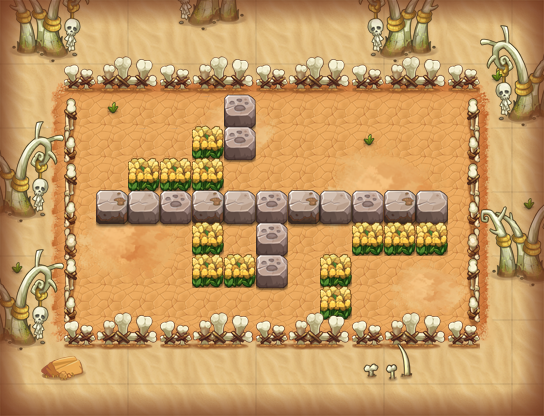

Tiled map render using the project's own tile images. Description and the map definition, with tile-layer contents summarised, below:
An orthogonal 17x13 tile map with 32x32 px tiles, 16 tile layers (PASS, 块层 16, 块层 14, 块层 15, ...) and 9 objects (6x TRAP, 2x jdsc1, PLAYER).

<map version="1.0" orientation="orthogonal" width="17" height="13" tilewidth="32" tileheight="32">
 <properties>
  <property name="DESTRY1" value="255" />
  <property name="DESTRY2" value="314" />
  <property name="DESTRY3" value="224" />
  <property name="DESTRY_COUNT" value="3" />
  <property name="EXP" value="245" />
  <property name="ITEM" value="D005" />
  <property name="MONEY" value="368" />
 </properties>
 <tileset firstgid="1" name="hmpy" tilewidth="32" tileheight="32">
  <image source="hmpy.png" width="500" height="1024" />
 </tileset>
 <layer name="PASS" width="17" height="13">
  <data>[221 cells, 173 non-empty, 10 distinct tile ids]</data>
 </layer>
 <layer name="块层 16" width="17" height="13">
  <data>[221 cells, 135 non-empty, 25 distinct tile ids]</data>
 </layer>
 <layer name="块层 14" width="17" height="13">
  <data>[221 cells, 88 non-empty, 36 distinct tile ids]</data>
 </layer>
 <layer name="块层 15" width="17" height="13">
  <data>[221 cells, 16 non-empty, 8 distinct tile ids]</data>
 </layer>
 <layer name="块层 4" width="17" height="13">
  <data>[221 cells, 21 non-empty, 5 distinct tile ids]</data>
 </layer>
 <layer name="块层 3" width="17" height="13">
  <data>[221 cells, 57 non-empty, 12 distinct tile ids]</data>
 </layer>
 <layer name="块层 5" width="17" height="13">
  <data>[221 cells, 64 non-empty, 22 distinct tile ids]</data>
 </layer>
 <layer name="块层 2" width="17" height="13">
  <data>[221 cells, 104 non-empty, 6 distinct tile ids]</data>
 </layer>
 <layer name="SHELTER 9" width="17" height="13">
  <data>[221 cells, 11 non-empty, 3 distinct tile ids]</data>
 </layer>
 <layer name="SHELTER 8" width="17" height="13">
  <data>[221 cells, 1 non-empty, 1 distinct tile ids]</data>
 </layer>
 <layer name="SHELTER 7" width="17" height="13">
  <data>[221 cells, 4 non-empty, 2 distinct tile ids]</data>
 </layer>
 <layer name="SHELTER 6" width="17" height="13">
  <data>[221 cells, 5 non-empty, 2 distinct tile ids]</data>
 </layer>
 <layer name="SHELTER 5" width="17" height="13">
  <data>[221 cells, 11 non-empty, 3 distinct tile ids]</data>
 </layer>
 <layer name="SHELTER 4" width="17" height="13">
  <data>[221 cells, 3 non-empty, 1 distinct tile ids]</data>
 </layer>
 <layer name="SHELTER 3" width="17" height="13">
  <data>[221 cells, 2 non-empty, 2 distinct tile ids]</data>
 </layer>
 <layer name="SHELTER 2" width="17" height="13">
  <data>[221 cells, 1 non-empty, 1 distinct tile ids]</data>
 </layer>
 <objectgroup name="对象层 1" width="17" height="13">
  <object name="PLAYER" type="PLAYER" x="96" y="96" width="32" height="32" />
  <object name="block1" type="TRAP" x="256" y="288" width="32" height="32">
   <properties>
    <property name="trap_ani" value="blok2.actor" />
    <property name="trap_blok" value="true" />
    <property name="trap_id" value="0" />
   </properties>
  </object>
  <object name="jdsc1" x="416" y="288" width="32" height="32">
   <properties>
    <property name="lua_ai" value="monster_jdsc_ai" />
    <property name="quality" value="jdsc1.quality" />
   </properties>
  </object>
  <object name="jdsc1" x="416" y="96" width="32" height="32">
   <properties>
    <property name="lua_ai" value="monster_jdsc_ai" />
    <property name="quality" value="jdsc1.quality" />
   </properties>
  </object>
  <object name="zi_dan_up1" type="TRAP" x="288" y="160" width="32" height="32">
   <properties>
    <property name="trap_ani" value="fire_cat_up.actor" />
    <property name="trap_delay" value="2" />
    <property name="trap_id" value="0" />
    <property name="trap_script" value="trap(&quot;zi_dan_up1&quot;):setAtkPower(target(&quot;PLAYER&quot;):getHP()*0.1);trap(&quot;zi_dan_up1&quot;):turnUp(); trap(&quot;zi_dan_up1&quot;):getAI():getActions():addObject( AIUseSkill:create(   SkillLua:create(&quot;skill_0001&quot;)  )  );" />
    <property name="trap_start_mode" value="2" />
    <property name="trap_state" value="open" />
   </properties>
  </object>
  <object name="zi_dan_up2" type="TRAP" x="128" y="288" width="32" height="32">
   <properties>
    <property name="trap_ani" value="fire_cat_up.actor" />
    <property name="trap_delay" value="2" />
    <property name="trap_id" value="0" />
    <property name="trap_script" value="trap(&quot;zi_dan_up2&quot;):setAtkPower(target(&quot;PLAYER&quot;):getHP()*0.1);trap(&quot;zi_dan_up2&quot;):turnUp(); trap(&quot;zi_dan_up2&quot;):getAI():getActions():addObject( AIUseSkill:create(   SkillLua:create(&quot;skill_0001&quot;)  )  );" />
    <property name="trap_start_mode" value="2" />
    <property name="trap_state" value="open" />
   </properties>
  </object>
  <object name="mp1" type="TRAP" x="96" y="224" width="32" height="32">
   <properties>
    <property name="trap_ani" value="mp.actor" />
    <property name="trap_floor" value="true" />
    <property name="trap_id" value="0" />
    <property name="trap_script" value="trap_moveto(&quot;PLAYER&quot;, &quot;mp1&quot;,target(&quot;mp2&quot;):getX(),target(&quot;mp2&quot;):getY() );" />
    <property name="trap_sound_id" value="1" />
    <property name="trap_start_mode" value="0" />
    <property name="trap_state" value="open" />
   </properties>
  </object>
  <object name="mp2" type="TRAP" x="416" y="160" width="32" height="32">
   <properties>
    <property name="trap_ani" value="mp.actor" />
    <property name="trap_floor" value="true" />
    <property name="trap_id" value="0" />
    <property name="trap_script" value="trap_moveto(&quot;PLAYER&quot;, &quot;mp2&quot;,target(&quot;mp1&quot;):getX(),target(&quot;mp1&quot;):getY() );" />
    <property name="trap_sound_id" value="1" />
    <property name="trap_start_mode" value="0" />
    <property name="trap_state" value="open" />
   </properties>
  </object>
  <object name="block_control1" type="TRAP" x="224" y="224" width="32" height="32">
   <properties>
    <property name="trap_ani" value="switch.actor" />
    <property name="trap_floor" value="true" />
    <property name="trap_id" value="0" />
    <property name="trap_script" value="trap(&quot;block_control1&quot;):setOpened(false);trap(&quot;block1&quot;):setOpened(false)" />
    <property name="trap_sound_id" value="2" />
    <property name="trap_start_mode" value="0" />
    <property name="trap_state" value="open" />
   </properties>
  </object>
 </objectgroup>
</map>
